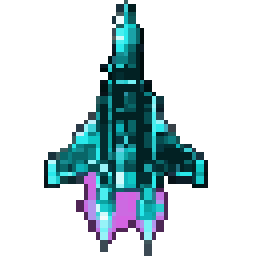
#> input picture assets/ship/ship_default.png, 64 x 64 px (shown 4 times larger)
$ python gen_app_icon.py
#> lines starting #> are read from the running program, lines starting #| are printed output that depends on the picture
#!/usr/bin/env python3
"""INBOX (49): 256x256 nearest window icon from assets/ship/ship_default.png."""
import os
from PIL import Image

ROOT = os.path.join(os.path.dirname(__file__), "..")
SRC = os.path.join(ROOT, "assets/ship/ship_default.png")
OUT = os.path.join(ROOT, "assets/icon.png")
SIZE = 256
NAVY = (8, 10, 22, 255)
MARGIN = 24

ship = Image.open(SRC).convert("RGBA")
#> ship is the input picture: PIL image 64x64 RGBA; mean R, G, B, A 12.5, 29, 33.3, 70.6
bbox = ship.getbbox() or (0, 0, ship.width, ship.height)
#> bbox = (11, 0, 52, 64)
pad = 2
crop = ship.crop((
    max(0, bbox[0] - pad),
    max(0, bbox[1] - pad),
    min(ship.width, bbox[2] + pad),
    min(ship.height, bbox[3] + pad),
))
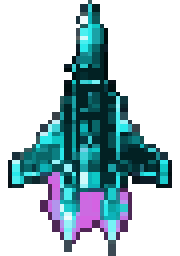
#> crop: PIL image 45x64 RGBA (shown 4 times larger); mean R, G, B, A 17.8, 41.3, 47.4, 100.4; transparent parts drawn white
inner = SIZE - MARGIN * 2
scale = max(1, min(inner // crop.width, inner // crop.height))
#> scale = 3
scaled = crop.resize((crop.width * scale, crop.height * scale), Image.Resampling.NEAREST)
icon = Image.new("RGBA", (SIZE, SIZE), NAVY)
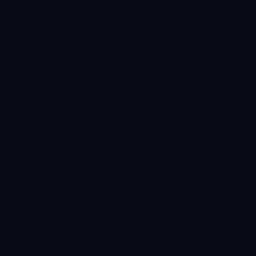
#> icon: PIL image 256x256 RGBA; mean R, G, B, A 8, 10, 22, 255
icon.paste(scaled, ((SIZE - scaled.width) // 2, (SIZE - scaled.height) // 2), scaled)
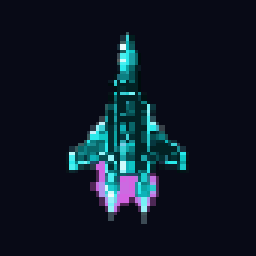
#> icon: PIL image 256x256 RGBA; mean R, G, B, A 13.8, 24.8, 37.3, 255
icon.save(OUT)
print("wrote", os.path.relpath(OUT, ROOT), scaled.size, "scale", scale)
#| wrote assets/icon.png (135, 192) scale 3

$ run again, with assets/effects/destroyed_samples_settlement.png copied over assets/ship/ship_default.png
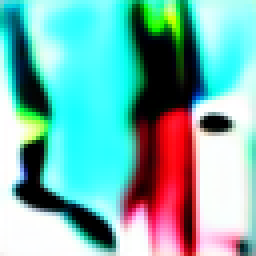
#> input picture assets/effects/destroyed_samples_settlement.png, 64 x 64 px (shown 4 times larger)
#> bbox = (0, 0, 64, 64)
#> `icon.paste(scaled, ((SIZE - scaled.width) // 2, (SIZE - scaled.height)..`:
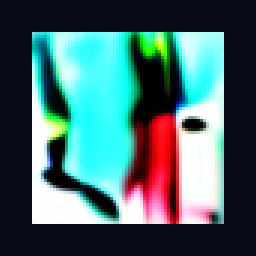
#> icon: PIL image 256x256 RGBA; mean R, G, B, A 71.5, 105.3, 107.4, 255
#| wrote assets/icon.png (192, 192) scale 3
